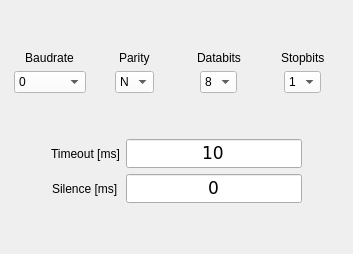
     <widget class="QWidget" name="SERIAL_PORT_3">
      <attribute name="title">
       <string>SERIAL PORT 3</string>
      </attribute>
      <layout class="QVBoxLayout" name="verticalLayout_5">
       <item>
        <layout class="QGridLayout" name="gridLayout_8">
         <item row="1" column="0" alignment="Qt::AlignHCenter">
          <widget class="QLabel" name="label_Baudrate_SERIAL_PORT_3">
           <property name="sizePolicy">
            <sizepolicy hsizetype="Fixed" vsizetype="Fixed">
             <horstretch>0</horstretch>
             <verstretch>0</verstretch>
            </sizepolicy>
           </property>
           <property name="text">
            <string>Baudrate</string>
           </property>
           <property name="alignment">
            <set>Qt::AlignCenter</set>
           </property>
          </widget>
         </item>
         <item row="2" column="0" alignment="Qt::AlignHCenter">
          <widget class="QComboBox" name="comboBox_Baudrate_SERIAL_PORT_3">
           <property name="sizePolicy">
            <sizepolicy hsizetype="Fixed" vsizetype="Fixed">
             <horstretch>0</horstretch>
             <verstretch>0</verstretch>
            </sizepolicy>
           </property>
           <property name="focusPolicy">
            <enum>Qt::NoFocus</enum>
           </property>
           <property name="styleSheet">
            <string notr="true">background-color: rgb(255, 255, 255);</string>
           </property>
           <property name="currentIndex">
            <number>0</number>
           </property>
           <item>
            <property name="text">
             <string>0</string>
            </property>
           </item>
           <item>
            <property name="text">
             <string>2400</string>
            </property>
           </item>
           <item>
            <property name="text">
             <string>4800</string>
            </property>
           </item>
           <item>
            <property name="text">
             <string>9600</string>
            </property>
           </item>
           <item>
            <property name="text">
             <string>19200</string>
            </property>
           </item>
           <item>
            <property name="text">
             <string>38400</string>
            </property>
           </item>
           <item>
            <property name="text">
             <string>57600</string>
            </property>
           </item>
           <item>
            <property name="text">
             <string>115200</string>
            </property>
           </item>
           <item>
            <property name="text">
             <string>225000</string>
            </property>
           </item>
           <item>
            <property name="text">
             <string>230400</string>
            </property>
           </item>
          </widget>
         </item>
         <item row="1" column="2" alignment="Qt::AlignHCenter">
          <widget class="QLabel" name="label_Databits_SERIAL_PORT_3">
           <property name="sizePolicy">
            <sizepolicy hsizetype="Fixed" vsizetype="Fixed">
             <horstretch>0</horstretch>
             <verstretch>0</verstretch>
            </sizepolicy>
           </property>
           <property name="text">
            <string>Databits</string>
           </property>
          </widget>
         </item>
         <item row="2" column="1" alignment="Qt::AlignHCenter">
          <widget class="QComboBox" name="comboBox_Parity_SERIAL_PORT_3">
           <property name="sizePolicy">
            <sizepolicy hsizetype="Fixed" vsizetype="Fixed">
             <horstretch>0</horstretch>
             <verstretch>0</verstretch>
            </sizepolicy>
           </property>
           <property name="styleSheet">
            <string notr="true">background-color: rgb(255, 255, 255);</string>
           </property>
           <item>
            <property name="text">
             <string>N</string>
            </property>
           </item>
           <item>
            <property name="text">
             <string>E</string>
            </property>
           </item>
           <item>
            <property name="text">
             <string>O</string>
            </property>
           </item>
          </widget>
         </item>
         <item row="1" column="3" alignment="Qt::AlignHCenter">
          <widget class="QLabel" name="label_Stopbits_SERIAL_PORT_3">
           <property name="sizePolicy">
            <sizepolicy hsizetype="Fixed" vsizetype="Fixed">
             <horstretch>0</horstretch>
             <verstretch>0</verstretch>
            </sizepolicy>
           </property>
           <property name="text">
            <string>Stopbits</string>
           </property>
          </widget>
         </item>
         <item row="2" column="2" alignment="Qt::AlignHCenter">
          <widget class="QComboBox" name="comboBox_Databits_SERIAL_PORT_3">
           <property name="sizePolicy">
            <sizepolicy hsizetype="Fixed" vsizetype="Fixed">
             <horstretch>0</horstretch>
             <verstretch>0</verstretch>
            </sizepolicy>
           </property>
           <property name="styleSheet">
            <string notr="true">background-color: rgb(255, 255, 255);</string>
           </property>
           <property name="currentIndex">
            <number>3</number>
           </property>
           <item>
            <property name="text">
             <string>5</string>
            </property>
           </item>
           <item>
            <property name="text">
             <string>6</string>
            </property>
           </item>
           <item>
            <property name="text">
             <string>7</string>
            </property>
           </item>
           <item>
            <property name="text">
             <string>8</string>
            </property>
           </item>
           <item>
            <property name="text">
             <string>9</string>
            </property>
           </item>
          </widget>
         </item>
         <item row="1" column="1" alignment="Qt::AlignHCenter">
          <widget class="QLabel" name="label_Parity_SERIAL_PORT_3">
           <property name="sizePolicy">
            <sizepolicy hsizetype="Fixed" vsizetype="Fixed">
             <horstretch>0</horstretch>
             <verstretch>0</verstretch>
            </sizepolicy>
           </property>
           <property name="text">
            <string>Parity</string>
           </property>
          </widget>
         </item>
         <item row="2" column="3" alignment="Qt::AlignHCenter">
          <widget class="QComboBox" name="comboBox_Stopbits_SERIAL_PORT_3">
           <property name="sizePolicy">
            <sizepolicy hsizetype="Fixed" vsizetype="Fixed">
             <horstretch>0</horstretch>
             <verstretch>0</verstretch>
            </sizepolicy>
           </property>
           <property name="styleSheet">
            <string notr="true">background-color: rgb(255, 255, 255);</string>
           </property>
           <property name="currentIndex">
            <number>0</number>
           </property>
           <item>
            <property name="text">
             <string>1</string>
            </property>
           </item>
           <item>
            <property name="text">
             <string>2</string>
            </property>
           </item>
          </widget>
         </item>
         <item row="3" column="0">
          <spacer name="verticalSpacer_13">
           <property name="orientation">
            <enum>Qt::Vertical</enum>
           </property>
           <property name="sizeHint" stdset="0">
            <size>
             <width>20</width>
             <height>40</height>
            </size>
           </property>
          </spacer>
         </item>
         <item row="0" column="0">
          <spacer name="verticalSpacer_14">
           <property name="orientation">
            <enum>Qt::Vertical</enum>
           </property>
           <property name="sizeHint" stdset="0">
            <size>
             <width>20</width>
             <height>40</height>
            </size>
           </property>
          </spacer>
         </item>
        </layout>
       </item>
       <item>
        <layout class="QGridLayout" name="gridLayout_9">
         <item row="0" column="1" alignment="Qt::AlignHCenter">
          <widget class="QLabel" name="label_Timeout_SERIAL_PORT_3">
           <property name="text">
            <string>Timeout [ms]</string>
           </property>
          </widget>
         </item>
         <item row="1" column="1" alignment="Qt::AlignHCenter">
          <widget class="QLabel" name="label_Silence_SERIAL_PORT_3">
           <property name="text">
            <string>Silence [ms]</string>
           </property>
          </widget>
         </item>
         <item row="2" column="1">
          <spacer name="verticalSpacer_15">
           <property name="orientation">
            <enum>Qt::Vertical</enum>
           </property>
           <property name="sizeHint" stdset="0">
            <size>
             <width>20</width>
             <height>40</height>
            </size>
           </property>
          </spacer>
         </item>
         <item row="1" column="0">
          <spacer name="horizontalSpacer_7">
           <property name="orientation">
            <enum>Qt::Horizontal</enum>
           </property>
           <property name="sizeHint" stdset="0">
            <size>
             <width>40</width>
             <height>20</height>
            </size>
           </property>
          </spacer>
         </item>
         <item row="1" column="3">
          <spacer name="horizontalSpacer_8">
           <property name="orientation">
            <enum>Qt::Horizontal</enum>
           </property>
           <property name="sizeHint" stdset="0">
            <size>
             <width>40</width>
             <height>20</height>
            </size>
           </property>
          </spacer>
         </item>
         <item row="0" column="2">
          <widget class="QLineEdit" name="lineEdit_Timeout_SERIAL_PORT_3">
           <property name="sizePolicy">
            <sizepolicy hsizetype="Preferred" vsizetype="Fixed">
             <horstretch>0</horstretch>
             <verstretch>0</verstretch>
            </sizepolicy>
           </property>
           <property name="font">
            <font>
             <family>DejaVu Sans</family>
             <pointsize>13</pointsize>
             <weight>50</weight>
             <italic>false</italic>
             <bold>false</bold>
            </font>
           </property>
           <property name="focusPolicy">
            <enum>Qt::StrongFocus</enum>
           </property>
           <property name="text">
            <string>10</string>
           </property>
           <property name="alignment">
            <set>Qt::AlignCenter</set>
           </property>
          </widget>
         </item>
         <item row="1" column="2">
          <widget class="QLineEdit" name="lineEdit_Silence_SERIAL_PORT_3">
           <property name="sizePolicy">
            <sizepolicy hsizetype="Preferred" vsizetype="Fixed">
             <horstretch>0</horstretch>
             <verstretch>0</verstretch>
            </sizepolicy>
           </property>
           <property name="font">
            <font>
             <family>DejaVu Sans</family>
             <pointsize>13</pointsize>
             <weight>50</weight>
             <italic>false</italic>
             <bold>false</bold>
            </font>
           </property>
           <property name="focusPolicy">
            <enum>Qt::StrongFocus</enum>
           </property>
           <property name="text">
            <string>0</string>
           </property>
           <property name="alignment">
            <set>Qt::AlignCenter</set>
           </property>
          </widget>
         </item>
        </layout>
       </item>
      </layout>
     </widget>
